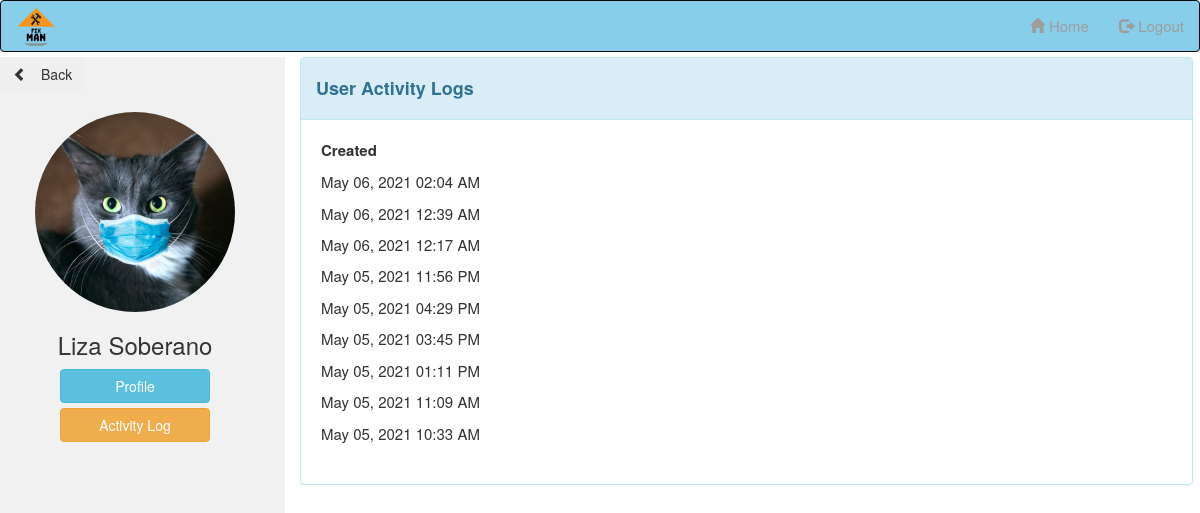
The app's page /admin/useractivitylog.php?userid=1000002 (signed in) with its own data.
### tables this page shows
CREATE TABLE `users` (
  `userid` int(11) NOT NULL,
  `fname` varchar(50) NOT NULL,
  `mname` varchar(50) NOT NULL,
  `lname` varchar(50) NOT NULL,
  `age` int(11) NOT NULL,
  `bdate` date NOT NULL,
  `address` varchar(50) NOT NULL,
  `contactno` varchar(50) NOT NULL,
  `gender` varchar(50) NOT NULL,
  `username` varchar(50) NOT NULL,
  `password` varchar(50) NOT NULL,
  `email` varchar(50) NOT NULL,
  `user_type` varchar(50) NOT NULL,
  `profilepix` varchar(200) NOT NULL,
  `code` varchar(10) NOT NULL,
  `status` varchar(50) NOT NULL
);

CREATE TABLE `activitylog` (
  `no` int(11) NOT NULL,
  `user_type` varchar(50) NOT NULL,
  `id` int(11) NOT NULL,
  `created` varchar(50) NOT NULL
);

### admin/useractivitylog.php (the view, shortened to what this page needs)
 <?php
	include('../config.php');
		$userid = $_GET['userid'];
		$users = mysqli_query($database, "SELECT * FROM users WHERE userid = '$userid'");
    while ($use = mysqli_fetch_array($users))
    {
        $fname = $use['fname'];
        $lname = $use['lname'];
        $profilepix = $use['profilepix'];
    }
    $activity = mysqli_query($database, "SELECT * FROM activitylog WHERE id = '$userid' ORDER BY created DESC LIMIT 20");
?>
<!DOCTYPE html>
<html>
<head>
		  <link rel="stylesheet" href="https://maxcdn.bootstrapcdn.com/bootstrap/3.4.1/css/bootstrap.min.css">
</head>
<body>
<?php include('adminheader.php')?>
<div class="row" style="margin-top:-15px">
  <div class="col-sm-3" style="width:300px !important;background-color:#F1F1F1;height:780px">
    <button class="btn btn-light" onclick="location.href='adminviewusers.php';"/><span class="glyphicon glyphicon-chevron-left">&nbsp</span>Back</button>
      <center><div class="img_div">
          <br>
          <img src="../profilepix/<?php echo $profilepix ?>" style="width:200px;height:200px;border-radius:100px">
          <h3><?php echo $fname ?> <?php echo $lname ?></h3>
          <a class="btn btn-info" href="viewuserprofile.php?userid=<?php echo$userid ?>" style="width:150px;margin-bottom:5px">Profile</a>
          <a class="btn btn-warning" href="useractivitylog.php?userid=<?php echo$userid ?>" style="width:150px;margin-bottom:5px">Activity Log</a>
        </div></center>
  </div>
  <div class="col-sm-9">
      <div class="panel-group" id="accordion" role="tablist" aria-multiselectable="true">
          <div class="panel panel-info">
            <div class="panel-heading" role="tab" id="headingOne">
              <h4 class="panel-title">
                  <h4><b>User Activity Logs</b></h4>
              </h4>
            </div>
            <div align="left" id="collapseOne" class="panel-collapse collapse in" role="tabpanel" aria-labelledby="headingOne">
              <div class="panel-body">
                <table class="table">
                  <tr>
                    <th width="200px">Created</th>
                  </tr>
                <?php
                while($log = mysqli_fetch_array($activity))
                  {
                    echo '<tr>';
                    echo '<td>'.$newcreated = date('F d, Y h:i A', strtotime($log['created'])).'</td>';
                    echo '</tr>';
                  }
                ?>
              </div>
            </div>
          </div>
        </div>
  </div>
</div>
</body>
</html>

### admin/useractivitylog.php (style rules this page uses)
body { font-family: Century Gothic, Arial, sans-serif, !important; height: auto; background-position: center; background-repeat: no-repeat; background-size: cover; font-size: 1.5em !important; }
.table>tbody>tr>td, .table>tbody>tr>th { border-top: none; padding: 5px !important; }

### records on screen
users: profilepix (picture), fname "Liza", lname "Soberano"
activitylog: created "May 06, 2021 02:04 AM"
activitylog: created "May 06, 2021 12:39 AM"
activitylog: created "May 06, 2021 12:17 AM"
activitylog: created "May 05, 2021 11:56 PM"
activitylog: created "May 05, 2021 04:29 PM"
activitylog: created "May 05, 2021 03:45 PM"
activitylog: created "May 05, 2021 01:11 PM"
activitylog: created "May 05, 2021 11:09 AM"
activitylog: created "May 05, 2021 10:33 AM"
